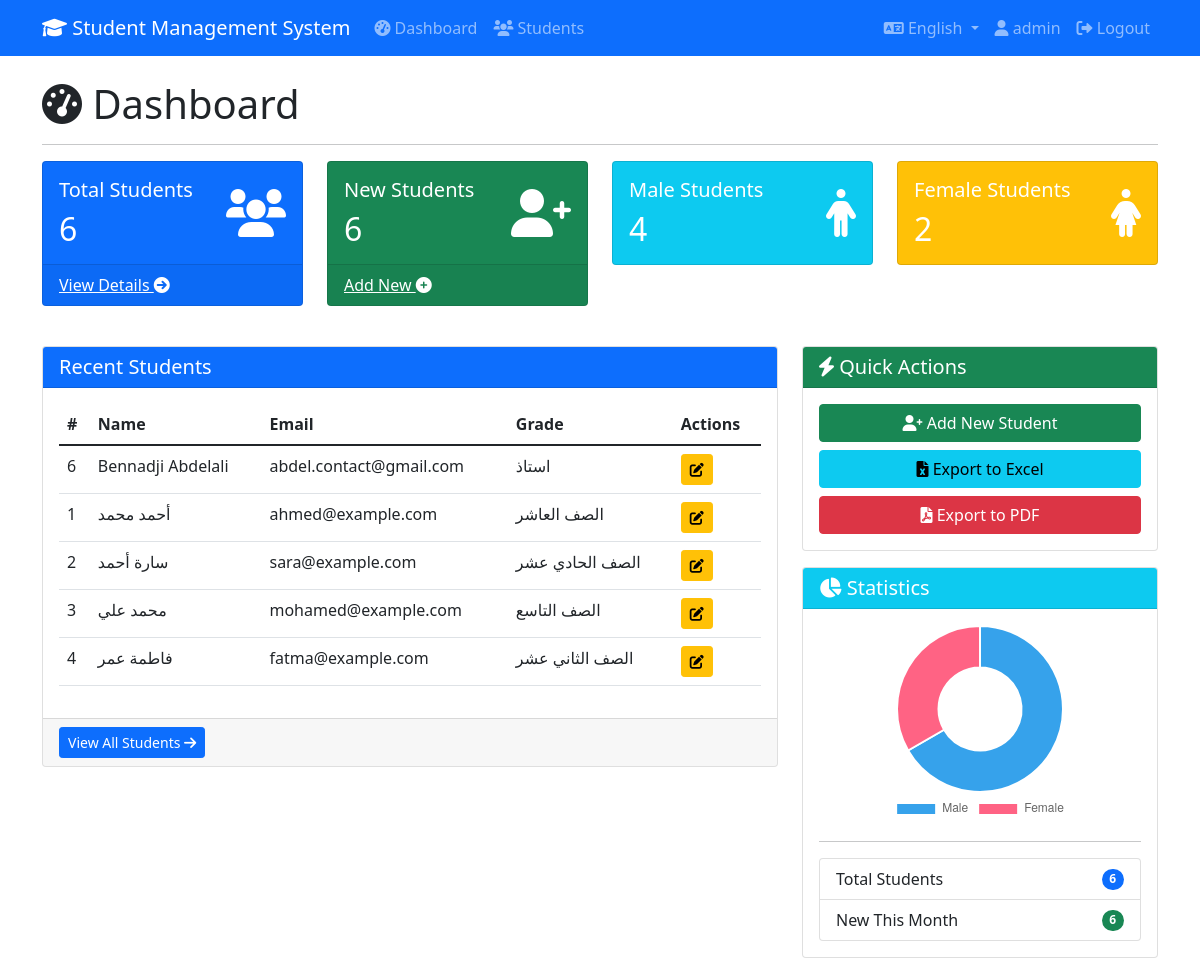
Screenshot of /app/views/dashboard/index.php (signed in) with the database file from the repository.
### tables this page shows
CREATE TABLE `students` (
  `id` int(11) NOT NULL,
  `name` varchar(100) NOT NULL,
  `email` varchar(100) NOT NULL,
  `phone` varchar(20) DEFAULT NULL,
  `address` text DEFAULT NULL,
  `birth_date` date DEFAULT NULL,
  `gender` enum('male','female') DEFAULT NULL,
  `grade` varchar(50) DEFAULT NULL,
  `profile_picture` varchar(255) DEFAULT NULL,
  `created_at` timestamp NOT NULL DEFAULT current_timestamp()
);

### lang/en.php (called while the page is built)
<?php
$lang = [
    'signup' => 'Sign Up',
    'confirm_password' => 'Confirm Password',
    'already_have_account' => 'Already have an account?',
    'username_required' => 'Username is required',
    'email_required' => 'Email is required',
    'email_invalid' => 'Please enter a valid email address',
    'password_required' => 'Password is required',
    'password_min_length' => 'Password must be at least 6 characters',
    'password_mismatch' => 'Passwords do not match',
    'username_exists' => 'Username already exists',
    'email_exists' => 'Email already exists',
    'registration_success' => 'Registration successful! Please login.',
    'registration_failed' => 'Registration failed. Please try again.',
    'password_hint' => 'Minimum 6 characters',
    'dont_have_account' => "Don't have an account?",
    'login' => 'Login',
    'forgot_password' => 'Forgot Password?',
    'reset_password' => 'Reset Password',
    'view_all' => 'View All Students',
    'quick_actions' => 'Quick Actions',
    'export_excel' => 'Export to Excel',
    'export_pdf' => 'Export to PDF',
    'statistics' => 'Statistics',
    'new_this_month' => 'New This Month',
    'invalid_credentials' => 'Invalid username or password!',
    'welcome_back' => 'Welcome back, %s!',
];
?>

### app/models/Student.php (called while the page is built, shortened)
<?php
require_once APP_ROOT . '/config/database.php';
class Student {
    private $conn;
    private $table = 'students';
    public function __construct() {
        $database = new Database();
        $this->conn = $database->getConnection();
    }
    public function getTotalCount() {
        $query = "SELECT COUNT(*) as total FROM " . $this->table;
        $stmt = $this->conn->prepare($query);
        $stmt->execute();
        $result = $stmt->fetch(PDO::FETCH_ASSOC);
        return $result['total'];
    }
    public function getRecentStudents($limit = 5) {
        $query = "SELECT * FROM " . $this->table . " ORDER BY created_at DESC LIMIT :limit";
        $stmt = $this->conn->prepare($query);
        $stmt->bindParam(':limit', $limit, PDO::PARAM_INT);
        $stmt->execute();
        return $stmt;
    }
public function getConnection() {
    return $this->conn;
}
}
?>

### config/database.php (called while the page is built, shortened)
<?php
class Database {
    private $host = "localhost";
    private $db_name = "student_management";
    private $username = "root";
    private $password = "";
    public function getConnection() {
        $this->conn = null;
        try {
            $this->conn = new PDO(
                "mysql:host=" . $this->host . ";dbname=" . $this->db_name,
                $this->username,
                $this->password
            );
            $this->conn->setAttribute(PDO::ATTR_ERRMODE, PDO::ERRMODE_EXCEPTION);
            $this->conn->exec("set names utf8");
        } catch(PDOException $e) {
            echo "Connection error: " . $e->getMessage();
        }
        return $this->conn;
    }
}
?>

### app/views/dashboard/index.php (the view, shortened to what this page needs)
<?php
require_once APP_ROOT . '/config/config.php';
require_once APP_ROOT . '/app/models/Student.php';
$student = new Student();
$totalStudents = $student->getTotalCount();
$recentStudents = $student->getRecentStudents(5);
$genderQuery = "SELECT gender, COUNT(*) as count FROM students GROUP BY gender";
$genderStmt = $student->getConnection()->prepare($genderQuery);
$genderStmt->execute();
$genderStats = [];
while ($row = $genderStmt->fetch(PDO::FETCH_ASSOC)) {
    $genderStats[$row['gender']] = $row['count'];
}
$newStudentsQuery = "SELECT COUNT(*) as count FROM students
                     WHERE created_at >= DATE_SUB(NOW(), INTERVAL 30 DAY)";
$newStmt = $student->getConnection()->prepare($newStudentsQuery);
$newStmt->execute();
$newThisMonth = $newStmt->fetch(PDO::FETCH_ASSOC)['count'];
?>
<?php include APP_ROOT . '/app/views/layout/header.php'; ?>
<?php include APP_ROOT . '/app/views/layout/navbar.php'; ?>
<div class="row">
    <div class="col-md-12">
        <h1><i class="fas fa-tachometer-alt"></i> <?php echo $lang['dashboard'] ?? 'Dashboard'; ?></h1>
        <hr>
    </div>
</div>
<div class="row">
    <div class="col-md-3 mb-3">
        <div class="card text-white bg-primary">
            <div class="card-body">
                <div class="d-flex justify-content-between align-items-center">
                    <div>
                        <h5 class="card-title"><?php echo $lang['total_students'] ?? 'Total Students'; ?></h5>
                        <h2 class="mb-0"><?php echo $totalStudents; ?></h2>
                    </div>
                    <i class="fas fa-users fa-3x"></i>
                </div>
            </div>
            <div class="card-footer">
                <a href="<?php echo APP_URL; ?>/app/views/students/index.php" class="text-white">
                    <?php echo $lang['view_details'] ?? 'View Details'; ?> <i class="fas fa-arrow-circle-right"></i>
                </a>
            </div>
        </div>
    </div>
    <div class="col-md-3 mb-3">
        <div class="card text-white bg-success">
            <div class="card-body">
                <div class="d-flex justify-content-between align-items-center">
                    <div>
                        <h5 class="card-title"><?php echo $lang['new_students'] ?? 'New Students'; ?></h5>
                        <h2 class="mb-0"><?php echo $newThisMonth; ?></h2>
                    </div>
                    <i class="fas fa-user-plus fa-3x"></i>
                </div>
            </div>
            <div class="card-footer">
                <a href="<?php echo APP_URL; ?>/app/views/students/create.php" class="text-white">
                    <?php echo $lang['add_new'] ?? 'Add New'; ?> <i class="fas fa-plus-circle"></i>
                </a>
            </div>
        </div>
    </div>
    <div class="col-md-3 mb-3">
        <div class="card text-white bg-info">
            <div class="card-body">
                <div class="d-flex justify-content-between align-items-center">
                    <div>
                        <h5 class="card-title"><?php echo $lang['male'] ?? 'Male'; ?> Students</h5>
                        <h2 class="mb-0"><?php echo $genderStats['male'] ?? 0; ?></h2>
                    </div>
                    <i class="fas fa-male fa-3x"></i>
                </div>
            </div>
        </div>
    </div>
    <div class="col-md-3 mb-3">
        <div class="card text-white bg-warning">
            <div class="card-body">
                <div class="d-flex justify-content-between align-items-center">
                    <div>
                        <h5 class="card-title"><?php echo $lang['female'] ?? 'Female'; ?> Students</h5>
                        <h2 class="mb-0"><?php echo $genderStats['female'] ?? 0; ?></h2>
                    </div>
                    <i class="fas fa-female fa-3x"></i>
                </div>
            </div>
        </div>
    </div>
</div>
<div class="row mt-4">
    <div class="col-md-8">
        <div class="card">
            <div class="card-header bg-primary text-white">
                <h5 class="mb-0"><?php echo $lang['recent_students'] ?? 'Recent Students'; ?></h5>
            </div>
            <div class="card-body">
                <div class="table-responsive">
                    <table class="table table-hover">
                        <thead>
                            <tr>
                                <th>#</th>
                                <th><?php echo $lang['name'] ?? 'Name'; ?></th>
                                <th><?php echo $lang['email'] ?? 'Email'; ?></th>
                                <th><?php echo $lang['grade'] ?? 'Grade'; ?></th>
                                <th><?php echo $lang['actions'] ?? 'Actions'; ?></th>
                            </tr>
                        </thead>
                        <tbody>
                            <?php if ($recentStudents && $recentStudents->rowCount() > 0): ?>
                                <?php while($row = $recentStudents->fetch(PDO::FETCH_ASSOC)): ?>
                                <tr>
                                    <td><?php echo $row['id']; ?></td>
                                    <td><?php echo htmlspecialchars($row['name']); ?></td>
                                    <td><?php echo htmlspecialchars($row['email']); ?></td>
                                    <td><?php echo htmlspecialchars($row['grade']); ?></td>
                                    <td>
                                        <a href="<?php echo APP_URL; ?>/app/views/students/edit.php?id=<?php echo $row['id']; ?>" class="btn btn-sm btn-warning">
                                            <i class="fas fa-edit"></i>
                                        </a>
                                    </td>
                                </tr>
                                <?php endwhile; ?>
                            <?php else: ?>
                                <tr>
                                    <td colspan="5" class="text-center"><?php echo $lang['no_students'] ?? 'No students found'; ?></td>
                                </tr>
                            <?php endif; ?>
                        </tbody>
                    </table>
                </div>
            </div>
            <div class="card-footer">
                <a href="<?php echo APP_URL; ?>/app/views/students/index.php" class="btn btn-primary btn-sm">
                    <?php echo $lang['view_all'] ?? 'View All Students'; ?> <i class="fas fa-arrow-right"></i>
                </a>
            </div>
        </div>
    </div>
    <div class="col-md-4">
        <div class="card mb-3">
            <div class="card-header bg-success text-white">
                <h5 class="mb-0"><i class="fas fa-bolt"></i> <?php echo $lang['quick_actions'] ?? 'Quick Actions'; ?></h5>
            </div>
            <div class="card-body">
                <div class="d-grid gap-2">
                    <a href="<?php echo APP_URL; ?>/app/views/students/create.php" class="btn btn-success">
                        <i class="fas fa-user-plus"></i> <?php echo $lang['add_new_student'] ?? 'Add New Student'; ?>
                    </a>
                    <a href="<?php echo APP_URL; ?>/export.php?format=excel" class="btn btn-info">
                        <i class="fas fa-file-excel"></i> <?php echo $lang['export_excel'] ?? 'Export to Excel'; ?>
                    </a>
                    <a href="<?php echo APP_URL; ?>/export.php?format=pdf" class="btn btn-danger">
                        <i class="fas fa-file-pdf"></i> <?php echo $lang['export_pdf'] ?? 'Export to PDF'; ?>
                    </a>
                </div>
            </div>
        </div>
        <div class="card">
            <div class="card-header bg-info text-white">
                <h5 class="mb-0"><i class="fas fa-chart-pie"></i> <?php echo $lang['statistics'] ?? 'Statistics'; ?></h5>
            </div>
            <div class="card-body">
                <canvas id="genderChart" style="max-height: 200px;"></canvas>
                <hr>
                <ul class="list-group">
                    <li class="list-group-item d-flex justify-content-between align-items-center">
                        <?php echo $lang['total_students'] ?? 'Total Students'; ?>
                        <span class="badge bg-primary rounded-pill"><?php echo $totalStudents; ?></span>
                    </li>
                    <li class="list-group-item d-flex justify-content-between align-items-center">
                        <?php echo $lang['new_this_month'] ?? 'New This Month'; ?>
                        <span class="badge bg-success rounded-pill"><?php echo $newThisMonth; ?></span>
                    </li>
                </ul>
            </div>
        </div>
    </div>
</div>
<script>
document.addEventListener('DOMContentLoaded', function() {
    // Gender distribution chart
    const ctx = document.getElementById('genderChart').getContext('2d');
    new Chart(ctx, {
        type: 'doughnut',
        data: {
            labels: ['<?php echo $lang['male'] ?? 'Male'; ?>', '<?php echo $lang['female'] ?? 'Female'; ?>'],
            datasets: [{
                data: [<?php echo $genderStats['male'] ?? 0; ?>, <?php echo $genderStats['female'] ?? 0; ?>],
                backgroundColor: ['#36A2EB', '#FF6384'],
                hoverBackgroundColor: ['#36A2EB', '#FF6384']
            }]
        },
        options: {
            responsive: true,
            maintainAspectRatio: true,
            plugins: {
                legend: {
                    position: 'bottom'
                }
            }
        }
    });
});
</script>
<?php include APP_ROOT . '/app/views/layout/footer.php'; ?>

### rows the page displays
students: id "6", name "Bennadji Abdelali", email "abdel.contact@gmail.com", grade "استاذ"
students: id "1", name "أحمد محمد", email "ahmed@example.com", grade "الصف العاشر"
students: id "2", name "سارة أحمد", email "sara@example.com", grade "الصف الحادي عشر"
students: id "3", name "محمد علي", email "mohamed@example.com", grade "الصف التاسع"
students: id "4", name "فاطمة عمر", email "fatma@example.com", grade "الصف الثاني عشر"

### other values shown
$lang['app_name'] "Student Management System"
$lang['dashboard'] "Dashboard"
$lang['students'] "Students"
$_SESSION['username'] "admin"
$lang['logout'] "Logout"
$lang['total_students'] "Total Students"
$totalStudents "6"
$lang['view_details'] "View Details"
$lang['new_students'] "New Students"
$newThisMonth "6"
$lang['add_new'] "Add New"
$lang['male'] "Male"
$genderStats['male'] "4"
$lang['female'] "Female"
$genderStats['female'] "2"
